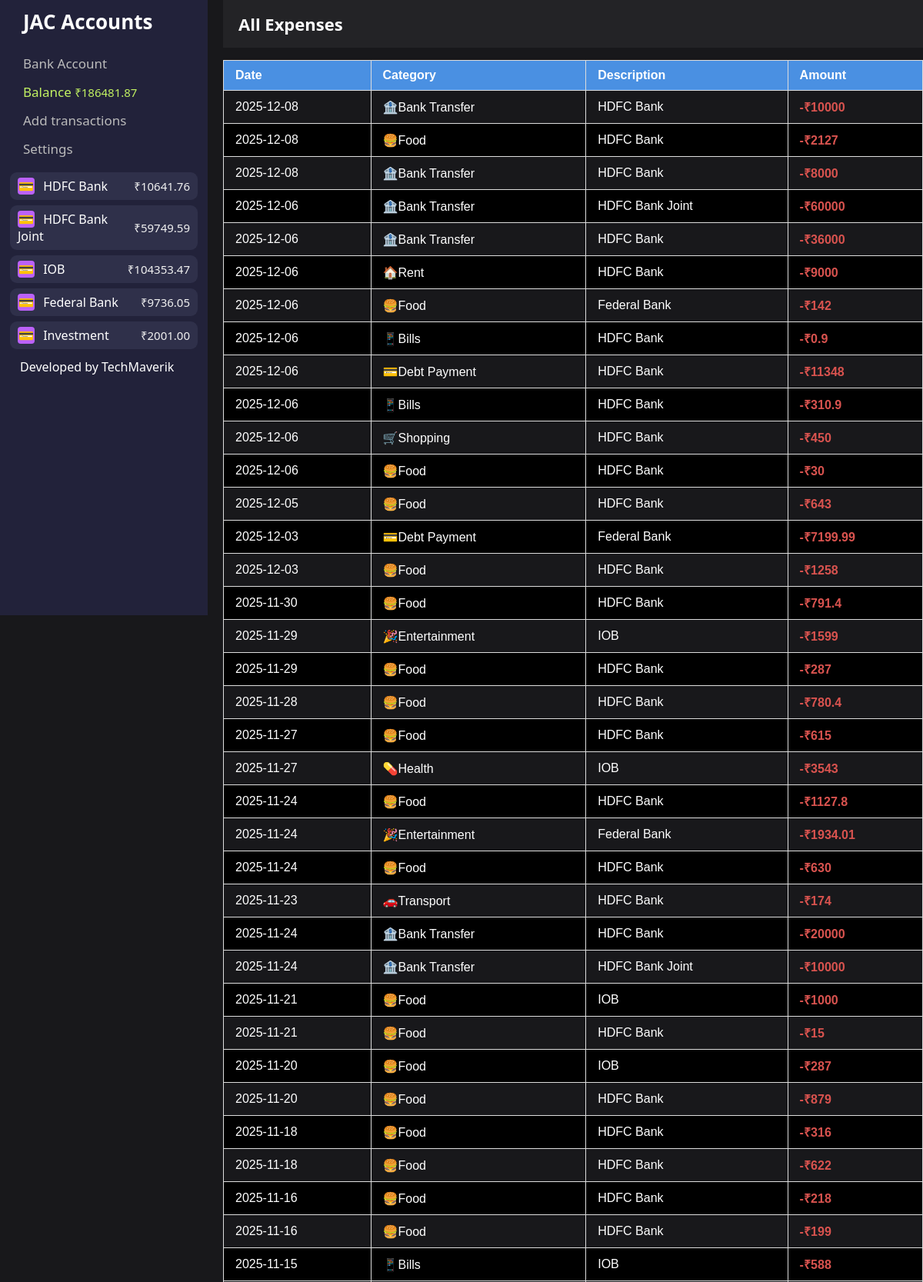
The page / (upper part) on the database its author committed.
### tables this page shows
CREATE TABLE banker (
    id INTEGER PRIMARY KEY AUTOINCREMENT,
    account_name TEXT NOT NULL,
    balance TEXT NOT NULL
);

CREATE TABLE expense (
    id INTEGER PRIMARY KEY AUTOINCREMENT,
    amount TEXT NOT NULL,
    "from" TEXT DEFAULT 0,
    category TEXT NOT NULL,
    date TEXT NOT NULL
);

### routers.py (the view)
@app.route("/")
def dashboard():
    bank_name, bank_balance, total_balance = account_details_total_balance()
    expensesitems, incomeitems, transferitems = Handlers().fetch_all_transaction_items()
    account_details = dict(zip(bank_name, bank_balance))
    return render_template(
        "dashboard.html",
        account_details=account_details,
        total_balance=total_balance,
        expensesitems=expensesitems,
        incomeitems=incomeitems,
        transferitems=transferitems,
    )

### handlers.py (called while the page is built)
    def fetch_all_accounts(self):
        bank_name, bank_balance = self.service.get_all_accounts()
        return bank_name, bank_balance

    def fetch_all_transaction_items(self):
        expenses, income, transfer = self.service.select_all__transaction_items()
        return expenses, income, transfer

### mappers.py (called while the page is built)
    def create_tables(self):
        try:
            self.cursor.execute(query_collection.CREATE_BANKERS)
            self.cursor.execute(query_collection.CREATE_EXPENSE)
            self.cursor.execute(query_collection.CREATE_INCOME)
            self.cursor.execute(query_collection.CREATE_TRANSFER)
            self.cursor.execute(query_collection.CREATE_INVESTMENT)
            self.conn.commit()
        except:
            pass

    def select_expense_specific_account(self, account_name):
        self.cursor.execute(
            'SELECT amount FROM expense WHERE "from" = ?', (account_name,)
        )
        expenses = self.cursor.fetchall()
        expenses_list = [float(amount[0]) for amount in expenses]
        return expenses_list

    def select_income_specific_account(self, account_name):
        self.cursor.execute('SELECT amount FROM income WHERE "to" = ?', (account_name,))
        incomes = self.cursor.fetchall()
        income_list = [float(amount[0]) for amount in incomes]
        return income_list

    def select_accounts(self):
        bank_name = []
        bank_balance = []
        self.cursor.execute("SELECT * FROM banker")
        accounts = self.cursor.fetchall()
        for account in accounts:
            bank = account[1]
            bank_name.append(bank)
            select_income_specific_account = self.select_income_specific_account(bank)
            select_expense_specific_account = self.select_expense_specific_account(bank)
            bank_balance.append(
                round(sum(select_income_specific_account), 2)
                - round(sum(select_expense_specific_account), 2)
            )
        self.conn.close()
        return (
            bank_name,
            bank_balance,
        )

    def select_all__transaction_items(self):
        self.cursor.execute("SELECT * FROM expense")
        expenses = self.cursor.fetchall()
        self.cursor.execute("SELECT * FROM income")
        income = self.cursor.fetchall()
        self.cursor.execute("SELECT * FROM transfer")
        transfer = self.cursor.fetchall()
        self.conn.close()
        return expenses, income, transfer

### templates/dashboard.html (shortened to what this page needs)
<!DOCTYPE html>
<html lang="en">
<head>
</head>
<body>
<div class="sidebar">
    <div class="title">JAC Accounts</div>
    <div class="menu">
        <a href="/account">Bank Account</a>
        <a href="/" style="color:#c2f262;">Balance <span style="font-size:15px;">₹{{ total_balance }}</span></a>
        <a href="/transaction/expense">Add transactions</a>
        <a href="/settings">Settings</a>
    </div>
    <div class="accounts">
        {% for account_name, balance in account_details.items() %}
    <div class="account">
        <span><span class="account-icon">&#128179;</span> {{ account_name }} </span>
        <span class="account-balance">₹{{ "%.2f"|format(balance) }}</span>
    </div>
{% endfor %}
<div class="accounts">Developed by TechMaverik</div>
    </div>
</div>
<div class="content">
    <div class="header">
    <div class="title">All Expenses</div>
</div>
<table class="trans-table">
    <thead>
        <tr>
            <th>Date</th>
            <th>Category</th>
            <th>Description</th>
            <th>Amount</th>
        </tr>
    </thead>
    <tbody>
        {% for item in expensesitems|reverse %}
        <tr>
            <td>{{ item[4] }}</td>
            <td>{{ item[3] }}</td>
            <td>{{ item[2] }}</td>
            <td class="amt">-₹{{ item[1] }}</td>
        </tr>
        {% endfor %}
    </tbody>
</table>
</div>
</body>
</html>

### templates/dashboard.html (style rules this page uses)
body { background: #18181b; color: #fff; font-family: 'Segoe UI', sans-serif; margin: 0; padding: 0; }
.sidebar { width: 270px; background: #22223a; height: 100vh; float: left; padding: 10px 0 0 0; box-sizing: border-box; position: fixed; left: 0; top: 0; bottom: 0; }
.sidebar .title { margin-left: 30px; font-size: 26px; font-weight: bold; }
.sidebar .menu { margin-top: 18px; }
.sidebar .menu a { display: block; color: #bbb; text-decoration: none; font-size: 17px; padding: 7px 30px; }
.sidebar .accounts { margin: 12px 13px 0px 13px; }
.sidebar .account { display: flex; align-items: center; justify-content: space-between; background: #2f304a; border-radius: 9px; padding: 7px 10px; margin-bottom: 7px; }
.sidebar .account-icon { width: 22px; height: 22px; background:#bb61fa; border-radius: 4px; display:inline-flex; align-items:center; justify-content:center; margin-right:7px; }
.sidebar .account-balance { font-size: 15px; color: #f0f0f0; }
.content { margin-left: 290px; padding: 0; }
.content .header { display: flex; padding: 16px 20px; background: #232326; align-items: center; }
.content .title { font-size: 22px; font-weight: bold; color: #fff; }
.trans-table { width: 100%; border-collapse: collapse; font-family: Arial, sans-serif; margin-top: 1em; }
.trans-table thead { background-color: #4a90e2; color: white; }
.trans-table th, .trans-table td { padding: 10px 15px; border: 1px solid #ddd; text-align: left; }
.trans-table tbody tr:nth-child(even) { background-color: #000000; }
.trans-table .amt { color: #d9534f; font-weight: bold; }

### rows shown on the page
banker: account_name "HDFC Bank", balance "10641.76"
banker: account_name "HDFC Bank Joint", balance "59749.59"
banker: account_name "IOB", balance "104353.47"
banker: account_name "Federal Bank", balance "9736.05"
banker: account_name "Investment", balance "2001.00"
expense: date "2025-12-08", category "🏦Bank Transfer", from "HDFC Bank", amount "10000"
expense: date "2025-12-08", category "🍔Food", from "HDFC Bank", amount "2127"
expense: date "2025-12-08", category "🏦Bank Transfer", from "HDFC Bank", amount "8000"
expense: date "2025-12-06", category "🏦Bank Transfer", from "HDFC Bank Joint", amount "60000"
expense: date "2025-12-06", category "🏦Bank Transfer", from "HDFC Bank", amount "36000"
expense: date "2025-12-06", category "🏠Rent", from "HDFC Bank", amount "9000"
expense: date "2025-12-06", category "🍔Food", from "Federal Bank", amount "142"
expense: date "2025-12-06", category "📱Bills", from "HDFC Bank", amount "0.9"
expense: date "2025-12-06", category "💳Debt Payment", from "HDFC Bank", amount "11348"
expense: date "2025-12-06", category "📱Bills", from "HDFC Bank", amount "310.9"
expense: date "2025-12-06", category "🛒Shopping", from "HDFC Bank", amount "450"
expense: date "2025-12-06", category "🍔Food", from "HDFC Bank", amount "30"
expense: date "2025-12-05", category "🍔Food", from "HDFC Bank", amount "643"
expense: date "2025-12-03", category "💳Debt Payment", from "Federal Bank", amount "7199.99"
expense: date "2025-12-03", category "🍔Food", from "HDFC Bank", amount "1258"
expense: date "2025-11-30", category "🍔Food", from "HDFC Bank", amount "791.4"
expense: date "2025-11-29", category "🎉Entertainment", from "IOB", amount "1599"
expense: date "2025-11-29", category "🍔Food", from "HDFC Bank", amount "287"
expense: date "2025-11-28", category "🍔Food", from "HDFC Bank", amount "780.4"
expense: date "2025-11-27", category "🍔Food", from "HDFC Bank", amount "615"
expense: date "2025-11-27", category "💊Health", from "IOB", amount "3543"
expense: date "2025-11-24", category "🍔Food", from "HDFC Bank", amount "1127.8"
expense: date "2025-11-24", category "🎉Entertainment", from "Federal Bank", amount "1934.01"
expense: date "2025-11-24", category "🍔Food", from "HDFC Bank", amount "630"
expense: date "2025-11-23", category "🚗Transport", from "HDFC Bank", amount "174"
expense: date "2025-11-24", category "🏦Bank Transfer", from "HDFC Bank", amount "20000"
expense: date "2025-11-24", category "🏦Bank Transfer", from "HDFC Bank Joint", amount "10000"
expense: date "2025-11-21", category "🍔Food", from "IOB", amount "1000"
expense: date "2025-11-21", category "🍔Food", from "HDFC Bank", amount "15"
expense: date "2025-11-20", category "🍔Food", from "IOB", amount "287"
expense: date "2025-11-20", category "🍔Food", from "HDFC Bank", amount "879"
expense: date "2025-11-18", category "🍔Food", from "HDFC Bank", amount "316"
expense: date "2025-11-18", category "🍔Food", from "HDFC Bank", amount "622"
expense: date "2025-11-16", category "🍔Food", from "HDFC Bank", amount "218"
expense: date "2025-11-16", category "🍔Food", from "HDFC Bank", amount "199"
expense: date "2025-11-15", category "📱Bills", from "IOB", amount "588"

### other values the page prints
{{ total_balance }} "186481.87"
